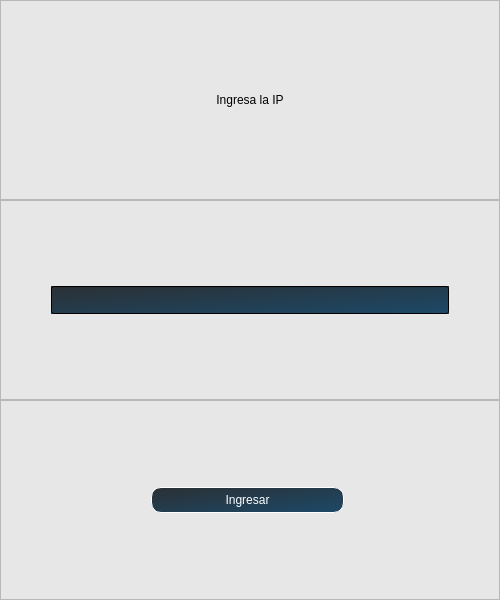
<?xml version="1.0" encoding="UTF-8"?>
<ui version="4.0">
 <class>MainWindow</class>
 <widget class="QMainWindow" name="MainWindow">
  <property name="geometry">
   <rect>
    <x>0</x>
    <y>0</y>
    <width>500</width>
    <height>600</height>
   </rect>
  </property>
  <property name="minimumSize">
   <size>
    <width>500</width>
    <height>600</height>
   </size>
  </property>
  <property name="maximumSize">
   <size>
    <width>500</width>
    <height>600</height>
   </size>
  </property>
  <property name="windowTitle">
   <string>Ingreso de la IP</string>
  </property>
  <property name="styleSheet">
   <string notr="true">QMainWindow{
background-color:rgb(231, 231, 231);
}</string>
  </property>
  <widget class="QWidget" name="centralwidget">
   <layout class="QVBoxLayout" name="verticalLayout_2">
    <property name="leftMargin">
     <number>0</number>
    </property>
    <property name="topMargin">
     <number>0</number>
    </property>
    <property name="rightMargin">
     <number>0</number>
    </property>
    <property name="bottomMargin">
     <number>0</number>
    </property>
    <item>
     <widget class="QWidget" name="widget" native="true">
      <property name="styleSheet">
       <string notr="true">QLabel{
	font: 75 20pt &quot;MS Shell Dlg 2&quot;;
}

QLineEdit{
	background-color: qlineargradient(x1: 0, y1: 0, x2: 1, y2: 1, stop: 0 #2B3034, stop: 1 #1C4968);
	border-bottom-color:1px solid #ffffff;
	color: #ffffff;
	padding-bottom:7px;
	font: 14pt &quot;MS Shell Dlg 2&quot;;
	padding:5px;
}

QPushButton{
padding:5px;
border-radius:10px;
border:1px solid white;
color:white;
margin-right:5px;
background-color: qlineargradient(x1: 0, y1: 0, x2: 1, y2: 1, stop: 0 #2B3034, stop: 1 #1C4968);}
QPushButton:hover{
background: qlineargradient(x1:0, y1:0, x2:1 y2:1, stop:0 #251F9B, stop:1 #01A6E1);
}</string>
      </property>
      <layout class="QVBoxLayout" name="verticalLayout">
       <property name="spacing">
        <number>0</number>
       </property>
       <property name="leftMargin">
        <number>0</number>
       </property>
       <property name="topMargin">
        <number>0</number>
       </property>
       <property name="rightMargin">
        <number>0</number>
       </property>
       <property name="bottomMargin">
        <number>0</number>
       </property>
       <item>
        <widget class="QFrame" name="frame">
         <property name="frameShape">
          <enum>QFrame::StyledPanel</enum>
         </property>
         <property name="frameShadow">
          <enum>QFrame::Raised</enum>
         </property>
         <layout class="QVBoxLayout" name="verticalLayout_3">
          <item>
           <widget class="QLabel" name="label">
            <property name="text">
             <string>Ingresa la IP</string>
            </property>
            <property name="alignment">
             <set>Qt::AlignCenter</set>
            </property>
           </widget>
          </item>
         </layout>
        </widget>
       </item>
       <item>
        <widget class="QFrame" name="frame_2">
         <property name="frameShape">
          <enum>QFrame::StyledPanel</enum>
         </property>
         <property name="frameShadow">
          <enum>QFrame::Raised</enum>
         </property>
         <layout class="QVBoxLayout" name="verticalLayout_4">
          <property name="leftMargin">
           <number>50</number>
          </property>
          <property name="rightMargin">
           <number>50</number>
          </property>
          <item>
           <widget class="QLineEdit" name="ip_txt"/>
          </item>
         </layout>
        </widget>
       </item>
       <item>
        <widget class="QFrame" name="frame_3">
         <property name="frameShape">
          <enum>QFrame::StyledPanel</enum>
         </property>
         <property name="frameShadow">
          <enum>QFrame::Raised</enum>
         </property>
         <layout class="QVBoxLayout" name="verticalLayout_5">
          <property name="leftMargin">
           <number>150</number>
          </property>
          <property name="rightMargin">
           <number>150</number>
          </property>
          <item>
           <widget class="QPushButton" name="ingresar_ip_btn">
            <property name="text">
             <string>Ingresar</string>
            </property>
           </widget>
          </item>
         </layout>
        </widget>
       </item>
      </layout>
     </widget>
    </item>
   </layout>
  </widget>
 </widget>
 <resources/>
 <connections/>
</ui>
